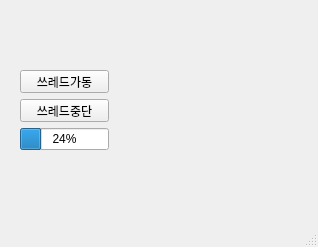
<?xml version="1.0" encoding="UTF-8"?>
<ui version="4.0">
 <class>MainWindow</class>
 <widget class="QMainWindow" name="MainWindow">
  <property name="geometry">
   <rect>
    <x>0</x>
    <y>0</y>
    <width>318</width>
    <height>247</height>
   </rect>
  </property>
  <property name="windowTitle">
   <string>MainWindow</string>
  </property>
  <widget class="QWidget" name="centralwidget">
   <widget class="QWidget" name="">
    <property name="geometry">
     <rect>
      <x>20</x>
      <y>70</y>
      <width>89</width>
      <height>80</height>
     </rect>
    </property>
    <layout class="QVBoxLayout" name="verticalLayout">
     <item>
      <widget class="QPushButton" name="pushButton">
       <property name="text">
        <string>쓰레드가동</string>
       </property>
      </widget>
     </item>
     <item>
      <widget class="QPushButton" name="pushButton_2">
       <property name="text">
        <string>쓰레드중단</string>
       </property>
      </widget>
     </item>
     <item>
      <widget class="QProgressBar" name="progressBar">
       <property name="value">
        <number>24</number>
       </property>
      </widget>
     </item>
    </layout>
   </widget>
  </widget>
  <widget class="QMenuBar" name="menubar">
   <property name="geometry">
    <rect>
     <x>0</x>
     <y>0</y>
     <width>318</width>
     <height>21</height>
    </rect>
   </property>
  </widget>
  <widget class="QStatusBar" name="statusbar"/>
 </widget>
 <resources/>
 <connections>
  <connection>
   <sender>pushButton_2</sender>
   <signal>clicked()</signal>
   <receiver>MainWindow</receiver>
   <slot>onThreadStop()</slot>
   <hints>
    <hint type="sourcelabel">
     <x>94</x>
     <y>129</y>
    </hint>
    <hint type="destinationlabel">
     <x>216</x>
     <y>137</y>
    </hint>
   </hints>
  </connection>
 </connections>
 <slots>
  <slot>onThreadStop()</slot>
 </slots>
</ui>
